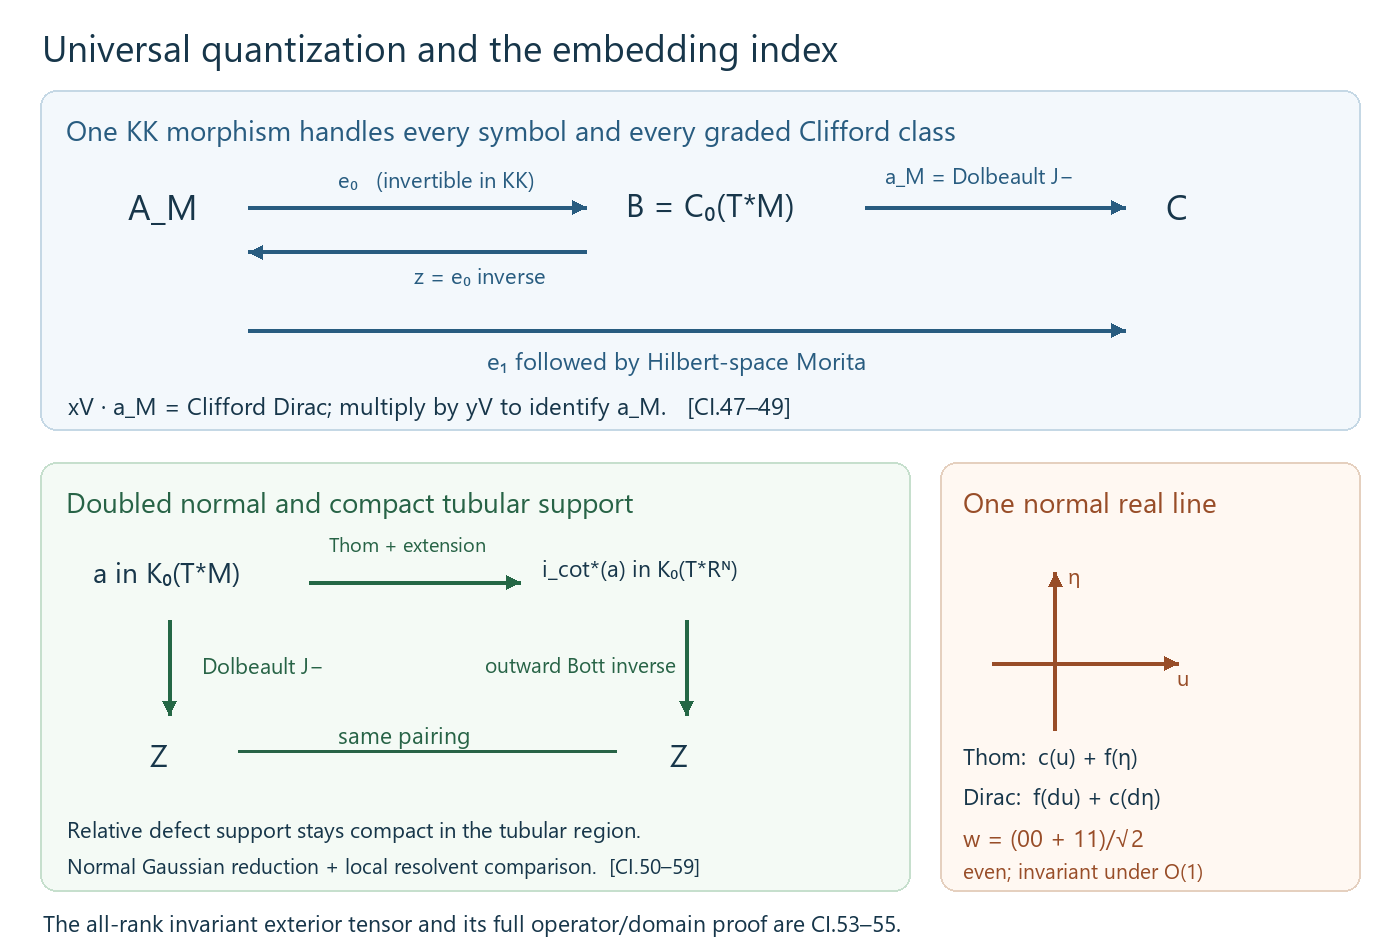

Reproduce this figure in Python.
from pathlib import Path
from PIL import Image, ImageDraw, ImageFont
import math

base = Path(__file__).resolve().parent
im = Image.new("RGB", (1400, 940), "white")
d = ImageDraw.Draw(im)
fontfile = "C:/Windows/Fonts/segoeui.ttf"
def txt(x, y, text, n=25, c="#17364a"):
    d.text((x, y), text, font=ImageFont.truetype(fontfile, n), fill=c)
def arrow(a, b, color="#246745", width=4):
    d.line((a, b), fill=color, width=width)
    vx, vy = b[0] - a[0], b[1] - a[1]
    norm = math.hypot(vx, vy); vx /= norm; vy /= norm
    px, py = -vy, vx
    d.polygon([b, (b[0]-14*vx+7*px, b[1]-14*vy+7*py),
               (b[0]-14*vx-7*px, b[1]-14*vy-7*py)], fill=color)

txt(42, 22, "Universal quantization and the embedding index", 37)
d.rounded_rectangle((40, 90, 1360, 430), radius=16, fill="#f3f8fc", outline="#c5d8e5", width=2)
txt(66, 110, "One KK morphism handles every symbol and every graded Clifford class", 28, "#285c80")
txt(128, 182, "A_M", 35); txt(626, 182, "B = C₀(T*M)", 32); txt(1166, 182, "C", 35)
arrow((248, 207), (586, 207), "#285c80"); txt(338, 164, "e₀   (invertible in KK)", 22, "#285c80")
arrow((586, 252), (248, 252), "#285c80"); txt(414, 260, "z = e₀ inverse", 22, "#285c80")
arrow((865, 207), (1125, 207), "#285c80"); txt(885, 160, "a_M = Dolbeault J−", 22, "#285c80")
arrow((248, 330), (1125, 330), "#285c80"); txt(487, 344, "e₁ followed by Hilbert-space Morita", 24, "#285c80")
txt(68, 389, "xV · a_M = Clifford Dirac; multiply by yV to identify a_M.   [CI.47–49]", 24)

d.rounded_rectangle((40, 462, 910, 891), radius=16, fill="#f4faf5", outline="#c6dfcd", width=2)
txt(66, 482, "Doubled normal and compact tubular support", 28, "#276346")
txt(93, 552, "a in K₀(T*M)", 28); txt(542, 552, "i_cot*(a) in K₀(T*Rᴺ)", 23)
arrow((309, 582), (520, 582)); txt(329, 530, "Thom + extension", 20, "#276346")
arrow((169, 620), (169, 715)); txt(202, 650, "Dolbeault J−", 22, "#276346")
arrow((686, 620), (686, 715)); txt(485, 650, "outward Bott inverse", 21, "#276346")
txt(150, 733, "Z", 31); txt(670, 733, "Z", 31); d.line((238, 751, 616, 751), fill="#276346", width=3)
txt(338, 719, "same pairing", 23, "#276346")
txt(67, 814, "Relative defect support stays compact in the tubular region.", 22)
txt(67, 851, "Normal Gaussian reduction + local resolvent comparison.  [CI.50–59]", 21)

d.rounded_rectangle((940, 462, 1360, 891), radius=16, fill="#fff8f2", outline="#e5d0bf", width=2)
txt(963, 482, "One normal real line", 28, "#984d28")
ox, oy = 1055, 663
arrow((ox-63, oy), (ox+123, oy), "#984d28")
arrow((ox, oy+67), (ox, oy-91), "#984d28")
txt(1177, 662, "u", 22, "#984d28"); txt(1068, 560, "η", 22, "#984d28")
txt(963, 740, "Thom:  c(u) + f(η)", 23)
txt(963, 780, "Dirac:  f(du) + c(dη)", 23)
txt(963, 821, "w = (00 + 11)/√2", 24, "#984d28")
txt(963, 856, "even; invariant under O(1)", 21, "#984d28")
txt(43, 907, "The all-rank invariant exterior tensor and its full operator/domain proof are CI.53–55.", 23)
im.save(base / "KT-KK-15-index-comparison.png")
